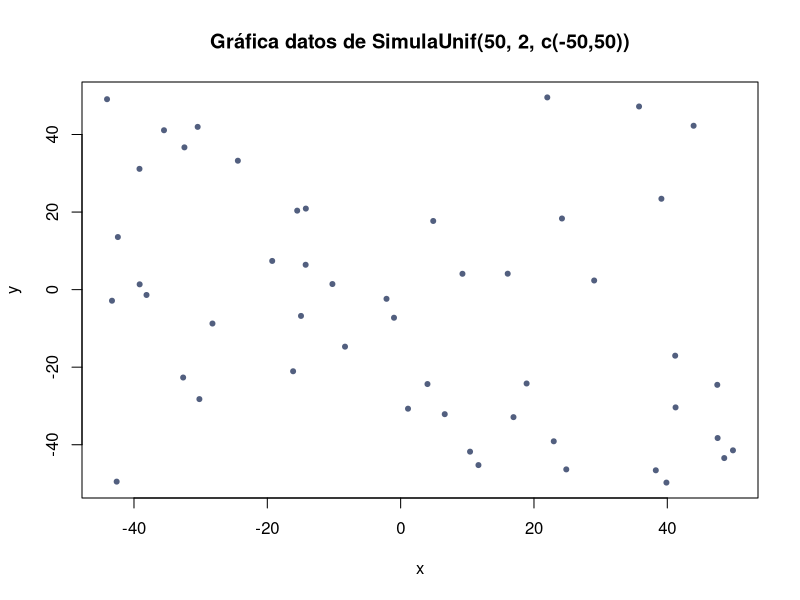
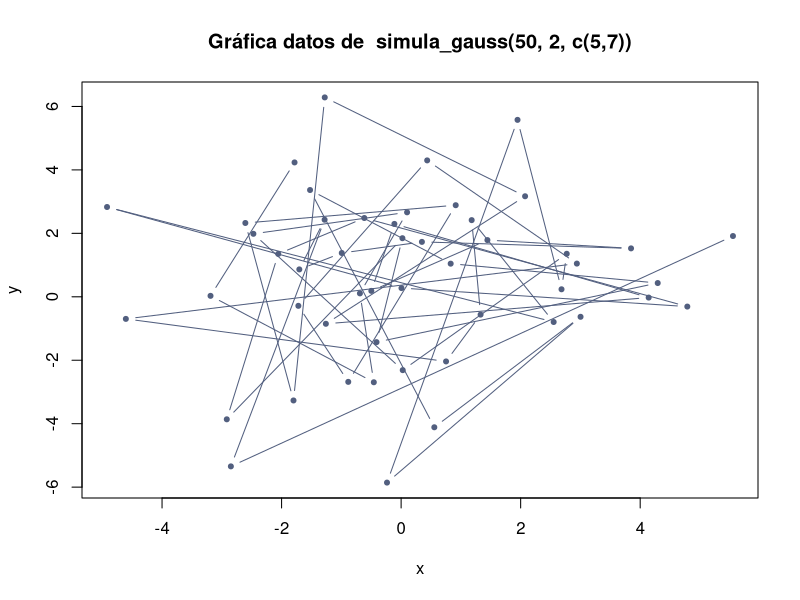
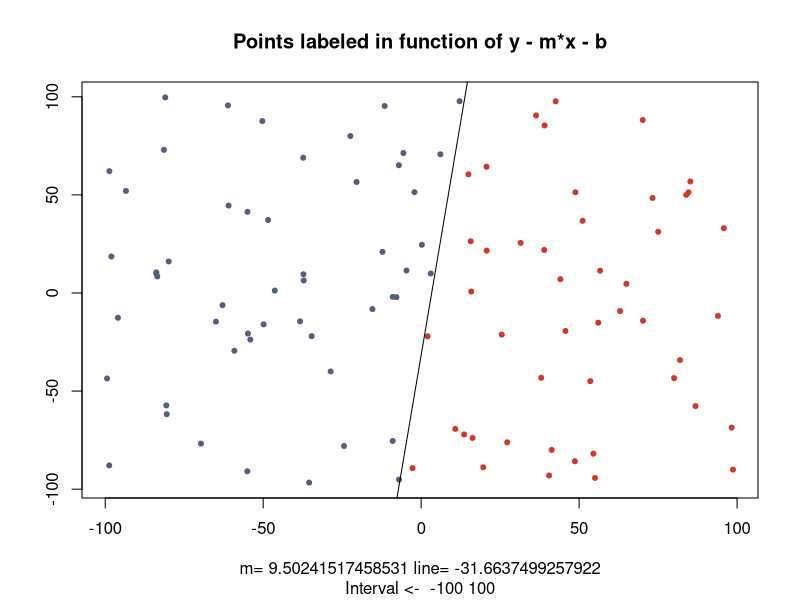
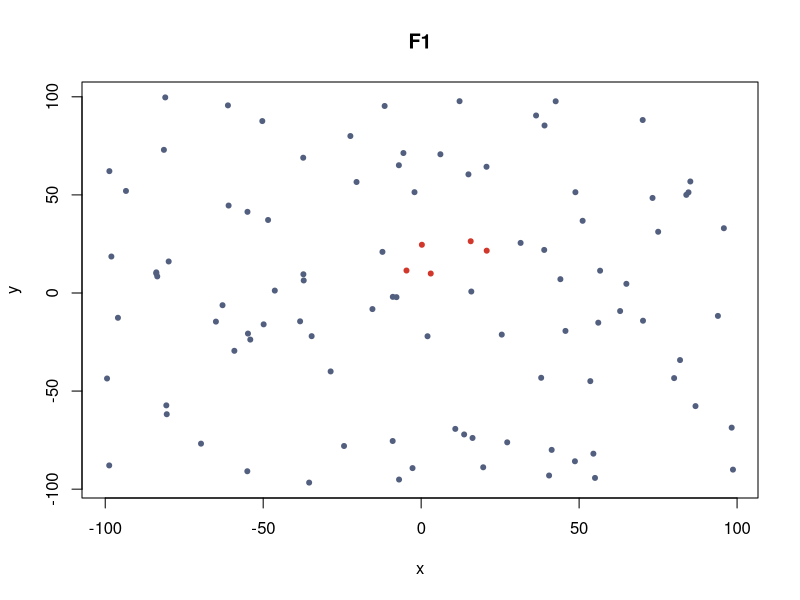
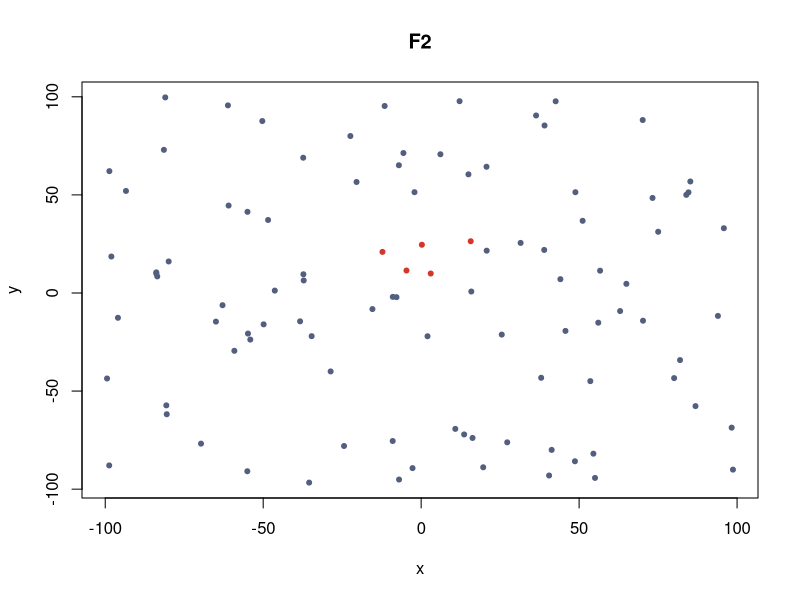
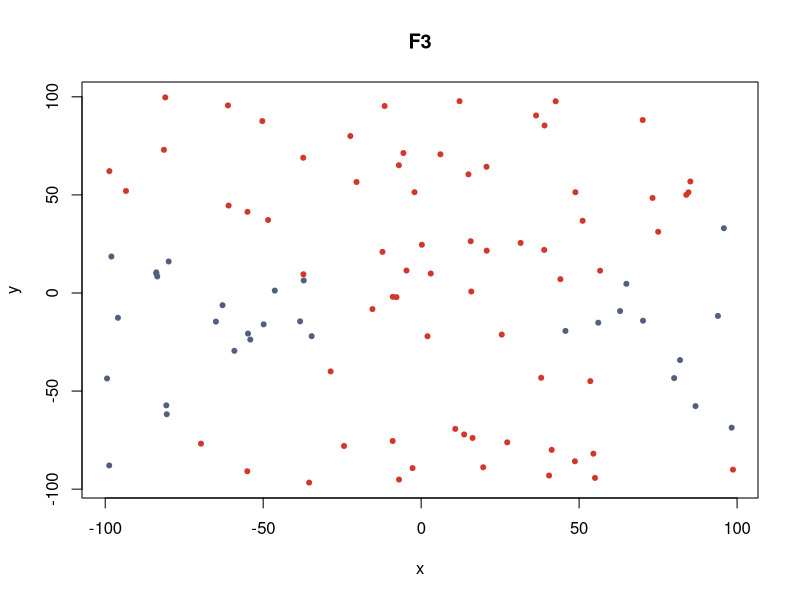
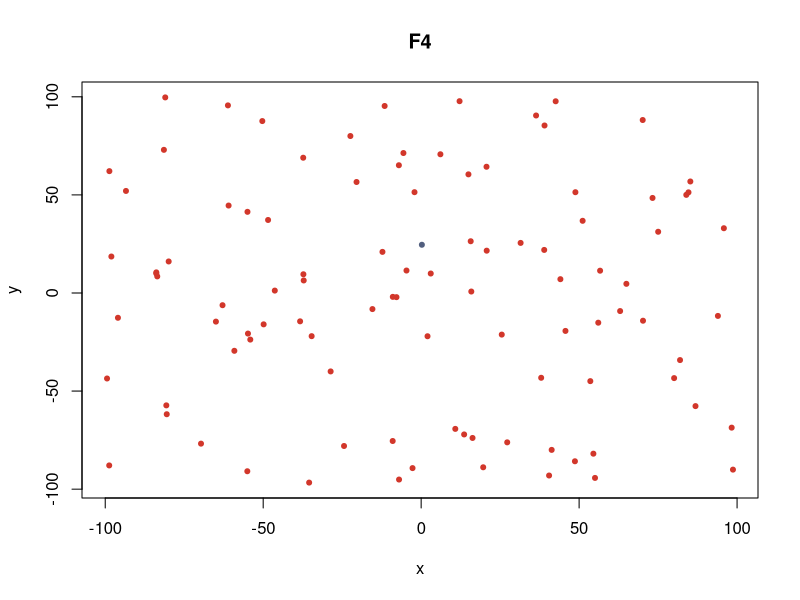
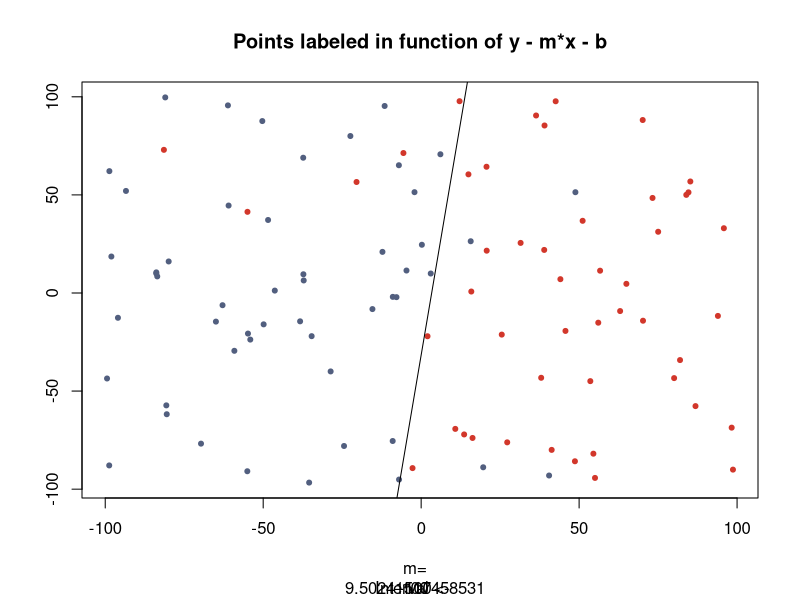

These figures' R source, in order: (Note: this script raises an error after producing the figures.)
## ---- chunk 1
knitr::opts_chunk$set(echo = TRUE)
set.seed(1000000007)
## ---- chunk 2
MyPlot <- function(data, labels = NULL, myMain = NULL, pch = 20, xlab = "x",
                   ylab = "y", ...) {
  # Wrapper function for plotting
  #
  # Args:
  #   Data: A data structure containing the data in the form x,y
  #   labels: Labels to color the data points
  #   rest of params: Graphical params to plot
  if (length(labels) != 0) {
    labels[labels == 1] <- "#525F7F"
    labels[labels == -1] <- "#D2372B"
  } else {
    labels <- "#525F7F"
  }
  
  if (is.null(dim(labels))) {
    plot(data,
         col = labels,
         pch = pch,
         xlab = xlab,
         ylab = ylab,
         ...)
  } else {
    for (i in seq(1, dim(labels)[2])) {
      plot(data, 
           col = unlist(labels[i]),
           main = myMain[i],
           pch = pch,
           xlab = xlab,
           ylab = ylab,
           ...)
    }
  }
}
## ---- chunk 3
SimulaUnif <- function(N, dimen = 1, rango = c(0:1)) {
  # Generate a list of vectors populated with uniform distributed random numbers
  #
  # Args:
  #   N: Length of the list
  #   dimen: The dimension of each vector in the list
  #   rango: Range to use generating the numbers
  #
  # Returns:
  #   A list of vectors populated randomly
  array(runif(dimen*N, rango[1], rango[2]),
        dim = c(N, dimen))
}

SimulaUnif(10, 5, c(10,100))
SimulaUnif(10, 2)
SimulaUnif(10)
## ---- chunk 4
simula_gauss <- function(N, dimen = 1, sig = 1){
  # Generate a list of vectors populated using the normal (Gaussian)
  # distribution
  #
  # Args:
  #   N: Length of the list
  #   dimen: The dimension of each vector in the list
  #   sigma: Vector of Standard deviations
  #
  # Returns:
  #   A list of vectors populated randomly
  array(rnorm(dimen*N, sd = sqrt(sig)),
        dim = c(N, dimen))
}

simula_gauss(10, 5, c(1,2))
## ---- chunk 5
datos <- SimulaUnif(50, 2, c(-50,50))
print(datos)
MyPlot(datos,
       main = "Gráfica datos de SimulaUnif(50, 2, c(-50,50))")
## ---- chunk 6
datos <- simula_gauss(50, 2, c(5,7))
print(datos)
MyPlot(datos,
       main = "Gráfica datos de  simula_gauss(50, 2, c(5,7))",
       type = "b")
## ---- chunk 7

simula_recta <- function(interval = c(-50, 50)){
  # Computes the slope and intercept values of two points in the given interval
  #
  # Args:
  #   interval: Interval from which to pick to random points
  #
  # Returns:
  #   A vector [m, l, p1, p2] where:
  #     - m is the slope 
  #     - l is the intercept
  #     - p1, p2, are the points randomly selected
  thePoints  <- SimulaUnif(2, 2, interval)
  
  # Compute the slope
  m <- (thePoints[1,1] - thePoints[2,2]) / (thePoints[1,1] - thePoints[2,1])
  
  # Compute y − y1 <- m(x − x1)
  line <- m * (thePoints[1,1] - thePoints[2,1]) + thePoints[2,2]
  
  c(m, line, thePoints)
}

interval <- c(-50, 50);
x <- SimulaUnif(5000, 2, interval);

result <- simula_recta(interval)
m <- result[1]
print(m)
line <- result[2]
print(line)
data <- array(result[3:6], c(2,2))
print(data)
## ---- chunk 8
interval <- c(-100, 100)
# Generate a set of points
x <- SimulaUnif(100, 2, interval)

fsign <- function(x, y, m, b){
  # Function to label a 2D Point
  y - m * x - b
}

straight <- simula_recta(interval)
m <- straight[1]
line <- straight[2]

# Apply fsign to each point of the set, each x,y will be passed to fsign
result <- mapply(fsign, x[,1], x[,2],
                 m = m,
                 b = line)
# Label the result with -1/1
result <- ifelse(result >= 0, 1, -1)

# Create a data frame to store the result
datafsign <- data.frame(x      = x[,1],
                        y      = x[,2],
                        result = result)

# Draw the result
MyPlot(datafsign[1:2],
       datafsign$result,
       main = "Points labeled in function of y - m*x - b",
       xlab = paste(c("m=", m, "line=", line), collapse = " "),
       sub  = paste(c("Interval <- ", interval), collapse = " "),
       ylab = "")
abline(line,m)
## ---- chunk 9
# Define the functions
F1 <- function(x, y) {
  (x - 10) ^ 2 + (y - 20) ^ 2 - 400
}
F2 <- function(x, y){
  0.5 * (x + 10) ^ 2 + (y - 20) ^ 2 - 400
}
F3 <- function(x, y){
  0.5 * (x - 10) ^ 2 - (y + 20) ^ 2 - 400
}
F4 <- function(x, y){
  y - 20 * x ^ 2 - 5 * x + 3
}

# Generate a vector of functions
multi.fun <- function(x, y) {
      c(F1 = F1(x, y), 
        F2 = F2(x, y),
        F3 = F3(x, y),
        F4 = F4(x, y))
}

# Apply the functions
result <- mapply(multi.fun, x[,1], x[,2])

# Label the results
result <- ifelse(result >= 0, 1, -1)

# Create a data frame to store the result
datafunctions <- data.frame(x  = x[,1],
                            y  = x[,2],
                            F1 = result[1,],
                            F2 = result[2,],
                            F3 = result[3,],
                            F4 = result[4,])

# Draw the result
MyPlot(datafunctions[1:2], datafunctions[3:6], c("F1", "F2", "F3", "F4"))
## ---- chunk 10
GetPercentageOfData <- function(x, condition = 1, percentage = .1){
  # Get the percentage of samples that meet condition
  #
  # Args:
  #   x: A vector containing the data
  #   condition: Condition that the data need to satisfy
  #   percentaje: What percentage of samples to get
  #
  # Returns:
  #   Indexes of the percentage of the samples that meet the condition
  meetCondition <- which(x == condition)
  sample(meetCondition, length(meetCondition) * percentage)
}

# Get a 10% of samples labeled with a 1
indexPositive <- GetPercentageOfData(datafsign$result)
noisyDatafSign <- datafsign
noisyDatafSign$result[indexPositive] <- -1

indexNegative <- GetPercentageOfData(datafsign$result, -1)
noisyDatafSign$result[indexNegative] <- 1

# Draw the result
MyPlot(noisyDatafSign[1:2],
       noisyDatafSign$result,
       main = "Points labeled in function of y - m*x - b",
       xlab = paste(c("m=", m, "line=", line), collapse <- " "),
       sub  = paste(c("Interval <- ", interval), collapse <- " "),
       ylab = "")
abline(line,m)
## ---- chunk 11
# Get a 10% of samples labeled with a 1 in all 4 functions
indexPositive <- lapply(datafunctions[3:6], GetPercentageOfData)
noisyDataFunctions <- datafunctions
# Change 1 by -1
noisyDataFunctions$F1[indexPositive$F1] <- -1
noisyDataFunctions$F2[indexPositive$F2] <- -1
noisyDataFunctions$F3[indexPositive$F3] <- -1
noisyDataFunctions$F4[indexPositive$F4] <- -1

# Get a 10% of samples labeled with a 1 in all 4 functions
indexNegative <- lapply(datafunctions[3:6], GetPercentageOfData, condition = -1)
# Change -1 by 1
noisyDataFunctions$F1[indexNegative$F1] <- 1
noisyDataFunctions$F2[indexNegative$F2] <- 1
noisyDataFunctions$F3[indexNegative$F3] <- 1
noisyDataFunctions$F4[indexNegative$F4] <- 1

# Draw the result
# par(mfrow <- c(2,2))
MyPlot(noisyDataFunctions[1:2], noisyDataFunctions[3:6],
       c("F1", "F2", "F3", "F4"))
## ---- chunk 12
AjustaPla <- function(data,
                       label,
                       max_iter = 1000,
                       vini     = matrix(0, 1, 3)) {
  # Get the weight to learn from the data passed as parameter
  # using the 2D Perceptron algorithm
  #
  # Args:
  #   data: A matrix with the data (xn, yn)
  #   label: The labels for the data passed in
  #   max_iter: How much iter to find a solution
  #   vini: Initial weights
  #
  # Returns:
  #   The weights learned to adjust the data set and how many iterations it 
  #   did in a data frame.
  #   If the PLA did not converged in within max_iter, the currents weights
  #   are returned and the iterations are set to -1
  
  GetSign <- function(values){
    # Return the sign for the values
    #
    # Args:
    #   values: The values to get the sign of.
    #
    # Returns:
    #   The sign of the values
    return(ifelse(values > 0, 1, -1))
  }
  
  converged <- F
  
  # Add x0
  data <- cbind(rep(1, nrow(data)), data)
  # Convert weights as matrix
  as.matrix(vini)
  
  # Begin the perceptron
  nIters <- 0
  
  while (!converged && nIters <= max_iter) {
    # while there are mis-classifications
    
    nIters <- nIters + 1
    
    # Calculate h(x) with the weight vector vini and the data input data
    h.function <- GetSign(vini %*% t(data))
    
    # Calculate the misclassified mask
    misclassified.subseting <- h.function != label
    
    if (all(misclassified.subseting == F)) {
      converged <- T
    } else {
      # Update the weight vector for a point randomly selected
      
      # Get the misclassified points out
      misclassified.points <- data[misclassified.subseting, , drop = F]
      misclassified.points.labels <- label[misclassified.subseting]
      
      # Get one of them
      misclassified.point.index <- sample(dim(misclassified.points)[1], 1)
      misclassified.point <- misclassified.points[misclassified.point.index,
                                                  , drop = F]
      misclassified.point.label <-
        misclassified.points.labels[misclassified.point.index]
      
      # update the weights
      vini <- vini +  misclassified.point.label %*% misclassified.point
    }
  }
  
  if (!converged) {
    nIters <- -1
  }
  
  data.frame(vini = vini,
             iter = nIters)
}

LabelData <- function(p){
  # Returns the corresponding label to the data, giving +1/-1 depending on
  # which side of the line the point lies
  #
  # Args:
  #   p: The points to label
  #
  # Returns:
  #   The labels (+1/-1) for the data
  
  # Initialize a random plane to separate the -1, +1
  line <- matrix(runif(4, -1, 1), 2, 2)
  line[1,2] <- -1
  line[2,2] <- +1
  
  # Given two points, determine if a point from the data set lies on the -1
  # side or the 1 side.
  # The points are A, B, the query points (X,Y)
  # The equation is (Bx - Ax) * (Y - Ay) - (By - Ay) * (X - Ax)
  values <- (line[2,1] - line[1,1]) * (p[,2] - line[1,2]) -
    (line[2,2] - line[1,2]) * (p[,1] - line[1,1])
  
  return(ifelse(values > 0, 1, -1))
}

DrawBoundary <- function(w, color = 'red') {
  # Plot decision boundary defined by
  # a parameter vector w
  
  # As your decision function is simply sgn(w1*x+w2*y+w3) then the decision boundary equation is a line with canonical form w1*x + w2*y + w3 <- 0.
  # 
  # |w3|/||w|| is the distance from the origin, w3 itself does not have a good geometrical interpretation (as long as w is not unit-length).
  # 
  # In order to plot line with such equation you can simply draw a line through (0,-w3/w2) and (-w3/w1,0) (assuming that both w1 and w2 are non-zero)
  
  w <- as.numeric(w)
  
  b <- w[1]
  w1 <- w[2]
  w2 <- w[3]
  
  slope <- -(w1 / w2)
  intercept <- -(b / w2)
  
  
  abline(a   = intercept,
         b   = slope,
         col = color)
}

# Initialize N random points, and Y
N <- 100
X <- matrix(runif(N*2, -1, 1), N, 2)
Y <- LabelData(X)

# Run perceptron algorithm
W <- AjustaPla(X, Y)

ShowPlaResult <- function(W){
  
  iter <- W[4]
  W <- as.double(W[-4])
  
  if (iter != -1) {
    ## PLA converged
    
    # Plot the points according to its actual class
    MyPlot(X, Y, main = paste("Perceptron training against N <- ", N))
    
    # Plot the learned boundary
    DrawBoundary(W)
    
    # legend(0, -1, c("Exact", "Learned"), lty=c(1,1), lwd=c(2.5,2.5),col=c("green","red"))
  } else {
    cat("PLA did not converge")
  }
}

ShowPlaResult(W)
## ---- chunk 13

perceptronData <- as.matrix(datafsign[1:2])
y <- LabelData(perceptronData)

pla10TimesWithViniZero <- replicate(10, {
  plaResult <- AjustaPla(
    data <- perceptronData,
    label <- y)
  
  plaResult[4]
})

pla10TimesWithViniAtRandom <- replicate(10, {
  weights <- matrix(runif(3, -1, 1), 1,3)
  
  plaResult <- AjustaPla(
    data <- perceptronData,
    label <- y,
    vini <- weights)
  
  plaResult[4]
})

print(paste("The mean iterations of execute PLA 10 times with a vini of 0 is ",
            mean(as.numeric(pla10TimesWithViniZero))))
print(paste("The mean iterations of execute PLA 10 times with a random vini ",
            mean(as.numeric(pla10TimesWithViniAtRandom))))
## ---- chunk 14
perceptronData <- as.matrix(noisyDatafSign[1:2])
y <- LabelData(perceptronData)
## ---- chunk 15
# library(knitr)
# purl("P1.Rmd")
